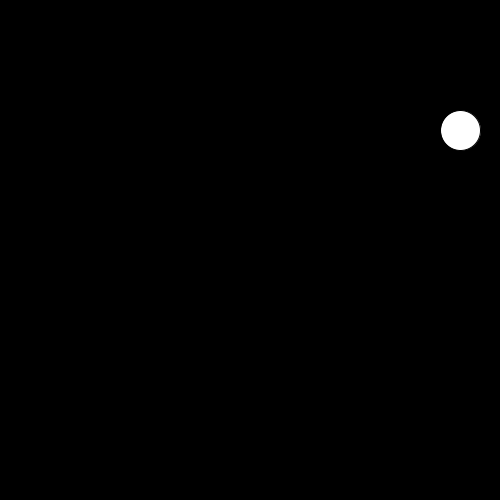
Frame 1 (no input)
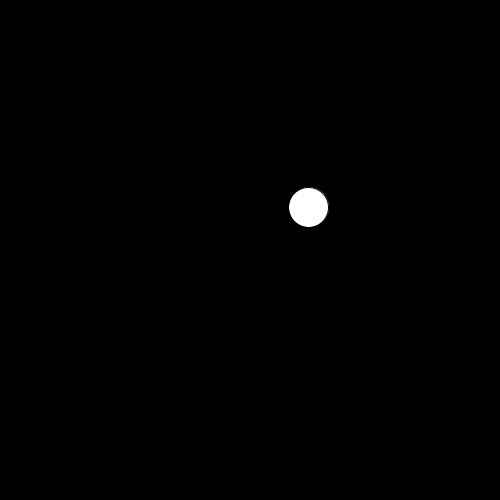
Frame 60 (the mouse pressed at the canvas centre just before this capture)
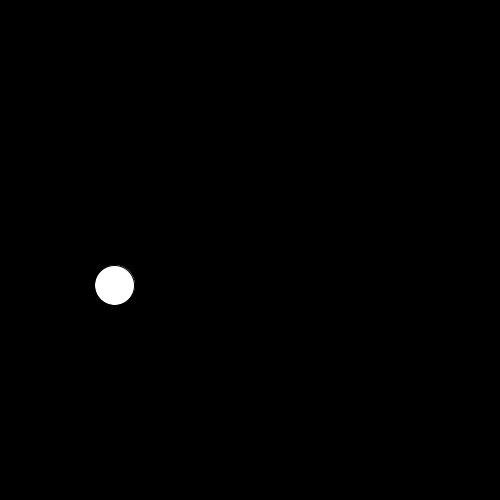
Frame 120 (the mouse held since frame 60 and released just before this capture)

The Processing sketch that drew these frames (run headless with seeded random() and noise(); from frame 60 on, the mouse is pressed at the canvas centre):

// Processing sketch: cours_03_00_simpleMotion
// ── cours_03_00_simpleMotion.pde
float speedX;
float speedY;
float x;
float y;
float radius;

void setup()
{
  size(500, 500);
  radius = 20;
  speedX = random(5);
  speedY = random(5);
  
  x = random(radius, width-radius);
  y = random(radius, height-radius);
}

void draw()
{
  background(0);
  
  updateLocation();
  checkEdge();
  ellipse(x, y, radius * 2, radius * 2);
}

void updateLocation()
{
  x += speedX;
  y += speedY;
}

void checkEdge()
{
  if(x > width - radius || x < 0 + radius)
  {
    speedX *= -1;
  }
  
  if(y > height - radius || y < 0 + radius)
  {
    speedY *= -1;
  }
}
